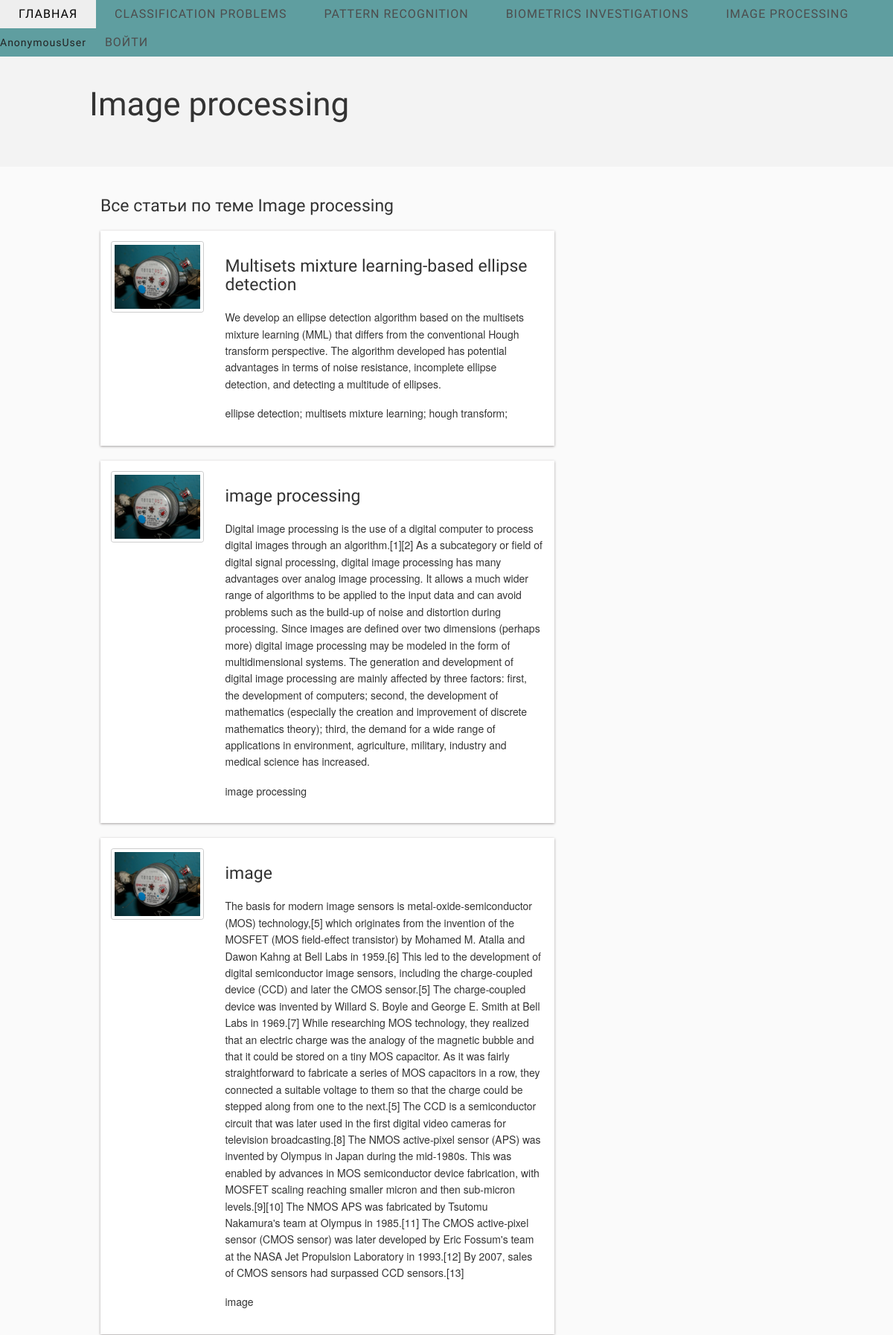
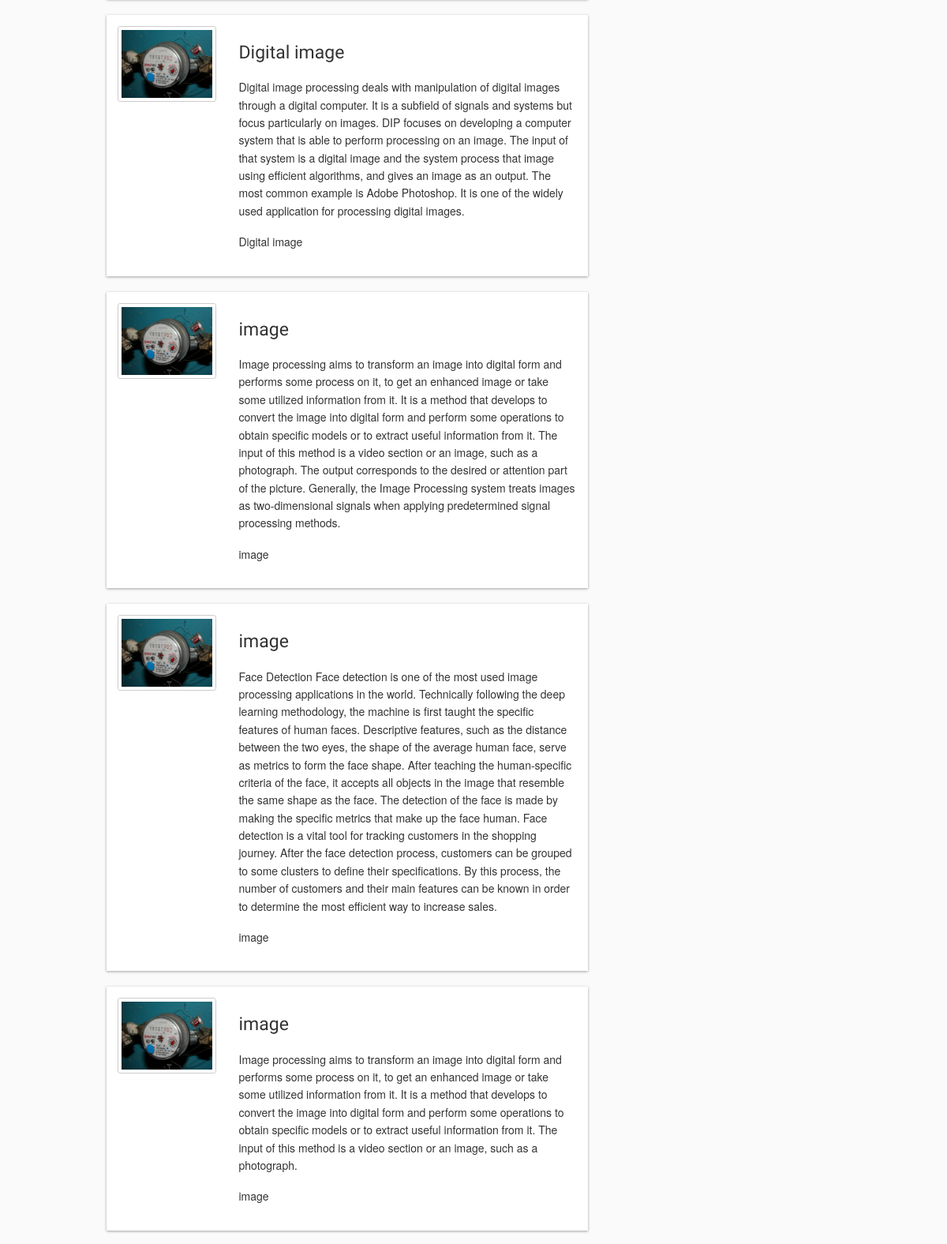
The page /news/rubric/4 (upper part) on the database its author committed (2 pictures, top to bottom).
### news/models.py (models this page shows, shortened)
class Rubric(models.Model):
    name = models.CharField(max_length=100)

class Article(models.Model):
    title = models.CharField(max_length=100)
    keyword = models.CharField(max_length=200)
    annotation = models.TextField()
    rubric = models.ForeignKey(Rubric, null=True, blank=True, on_delete=models.SET_NULL)
    hashtag = models.ManyToManyField(Hashtag, help_text="Выберите хэштэг")

### news/views.py (the view)
# urls.py: path('rubric/<int:rubric_id>', views.by_rubric, name='rubric'),
def by_rubric(request, rubric_id):
    articles = Article.objects.filter(rubric=rubric_id)
    rubrics = Rubric.objects.all()
    current_rubric = Rubric.objects.get(pk=rubric_id)
    context = {'articles': articles, 'rubrics': rubrics, 'current_rubric': current_rubric}
    return render(request, 'news/rubrika.html', context)

### news/templates/news/rubrika.html (shortened to what this page needs)
<!DOCTYPE html>
{% load static %}
<html class="no-js" lang="en">
<head>
    <link rel="stylesheet" href="{% static 'stylesheets/foundation.min.css' %}">
    <link rel="stylesheet" href="{% static 'stylesheets/main.css' %}">
    <link rel="stylesheet" href="{% static 'stylesheets/app.css' %}">
    <link rel="stylesheet" href="{% static 'fonts/ligature.css' %}">
</head>
<body>
<nav>
     <div style="background-color:cadetblue; display: flex; justify-content: space-between">
        <div>
            <ul id="menu-header" class="nav-bar horizontal">
                <li><a href="{% url 'index' %}">Главная</a></li>
                {% for rubric in rubrics %}
                <li><a href="{% url 'rubric' rubric.id %}">{{rubric.name}}</a></li>
                {% endfor %}
                <li>{{request.user}}</li>
                {% if not request.user.is_authenticated %}
                <li><a href="{% url 'login' %}">Войти</a></li>
                {% endif %}
            </ul>
        </div>
    </div>
</nav>
<header>
    <div class="row">
        <h1>{{current_rubric.name}}</h1>
</header>
<section>
    <div class="section_main">
        <div class="row">
            <section class="eight columns">
                <h4>Все статьи по теме {{current_rubric.name}}</h4>
                {% for article in articles %}
                {% if current_rubric.id == article.rubric.id %}
                <article class="blog_post">
                    <div class="three columns">
                        <a href="#" class="th"><img src="{% static 'images/a1.jpg' %}" alt="desc"/></a>
                    </div>
                    <div class="nine columns">
                        <a href="{% url 'current_article' article.id %}"><h4>{{article.title}}</h4></a>
                        <p>{{article.annotation}}</p>
                        <p>{{article.keyword}}</p>
                    </div>
                </article>
                {% endif %}
                {% endfor %}
            </section>
        </div>
    </div>
</section>
</body>
</html>

### static/stylesheets/main.css (style rules this page uses)
body { background: #fafafa }
.row { width: 960px }
header { background: #f3f3f3; clear:both; padding: 20px 0 40px }
.blog_post { clear: both; padding: 15px 0; overflow:auto; margin-bottom: 20px; background:#FFF; box-shadow: 0 1px 3px rgba(34, 25, 25, 0.4) }
p { color: #333 }
h1,h2,h3,h4 { font-family:'Open Sans Condensed',sans-serif; font-weight: normal; color: #333; margin: 20px 0 }
.section_main { padding: 20px 0 }
.nav-bar { margin-top: 0; background: none }
.nav-bar > li { border: 0; padding: 0; font-family: 'Open Sans Condensed',sans-serif; letter-spacing: 1px; box-shadow: none }
.nav-bar > li > a:first-child { font-size: 16px; text-transform: uppercase; padding: 0 25px }
.nav-bar > li:last-child { border: 0; box-shadow: none }
.nav-bar > li > a { color: #4d4d4d }

### rows shown on the page
Rubric: name "CLASSIFICATION PROBLEMS"
Rubric: name "PATTERN RECOGNITION"
Rubric: name "BIOMETRICS INVESTIGATIONS"
Rubric: name "IMAGE PROCESSING", name "Image processing"
Article: title "Multisets mixture learning-based ellipse detection", annotation "We develop an ellipse detection algorithm based on the multisets mixture learning (MML) that differs from the conventional Hough transform perspective. The algorithm developed has potential advantages in terms of noise resistance, incomplete ellipse detection, and detecting a multitude of ellipses.", keyword "ellipse detection; multisets mixture learning; hough transform;"
Article: title "image processing", annotation "Digital image processing is the use of a digital computer to process digital images through an algorithm.[1][2] As a subcategory or field of digital signal processing, digital image processing has many advantages over analog image processing. It allows a much wider range of algorithms to be applied to the input data and can avoid problems such as the build-up of noise and distortion during processing. Since images are defined over two dimensions (perhaps more) digital image processing may be modeled in the form of multidimensional systems. The generation and development of digital image processing are mainly affected by three factors: first, the development of computers; second, the…", keyword "image processing"
Article: title "image", annotation "The basis for modern image sensors is metal-oxide-semiconductor (MOS) technology,[5] which originates from the invention of the MOSFET (MOS field-effect transistor) by Mohamed M. Atalla and Dawon Kahng at Bell Labs in 1959.[6] This led to the development of digital semiconductor image sensors, including the charge-coupled device (CCD) and later the CMOS sensor.[5] The charge-coupled device was invented by Willard S. Boyle and George E. Smith at Bell Labs in 1969.[7] While researching MOS technology, they realized that an electric charge was the analogy of the magnetic bubble and that it could be stored on a tiny MOS capacitor. As it was fairly straightforward to fabricate a series of MOS…", keyword "image"
Article: title "Digital image", annotation "Digital image processing deals with manipulation of digital images through a digital computer. It is a subfield of signals and systems but focus particularly on images. DIP focuses on developing a computer system that is able to perform processing on an image. The input of that system is a digital image and the system process that image using efficient algorithms, and gives an image as an output. The most common example is Adobe Photoshop. It is one of the widely used application for processing digital images.", keyword "Digital image"
Article: title "image", annotation "Image processing aims to transform an image into digital form and performs some process on it, to get an enhanced image or take some utilized information from it. It is a method that develops to convert the image into digital form and perform some operations to obtain specific models or to extract useful information from it. The input of this method is a video section or an image, such as a photograph. The output corresponds to the desired or attention part of the picture. Generally, the Image Processing system treats images as two-dimensional signals when applying predetermined signal processing methods.", keyword "image"
Article: title "image", annotation "Face Detection Face detection is one of the most used image processing applications in the world. Technically following the deep learning methodology, the machine is first taught the specific features of human faces. Descriptive features, such as the distance between the two eyes, the shape of the average human face, serve as metrics to form the face shape. After teaching the human-specific criteria of the face, it accepts all objects in the image that resemble the same shape as the face. The detection of the face is made by making the specific metrics that make up the face human. Face detection is a vital tool for tracking customers in the shopping journey. After the face detection…", keyword "image"
Article: title "image", annotation "Image processing aims to transform an image into digital form and performs some process on it, to get an enhanced image or take some utilized information from it. It is a method that develops to convert the image into digital form and perform some operations to obtain specific models or to extract useful information from it. The input of this method is a video section or an image, such as a photograph.", keyword "image"

### other values the page prints
{{ request.user }} "AnonymousUser"
